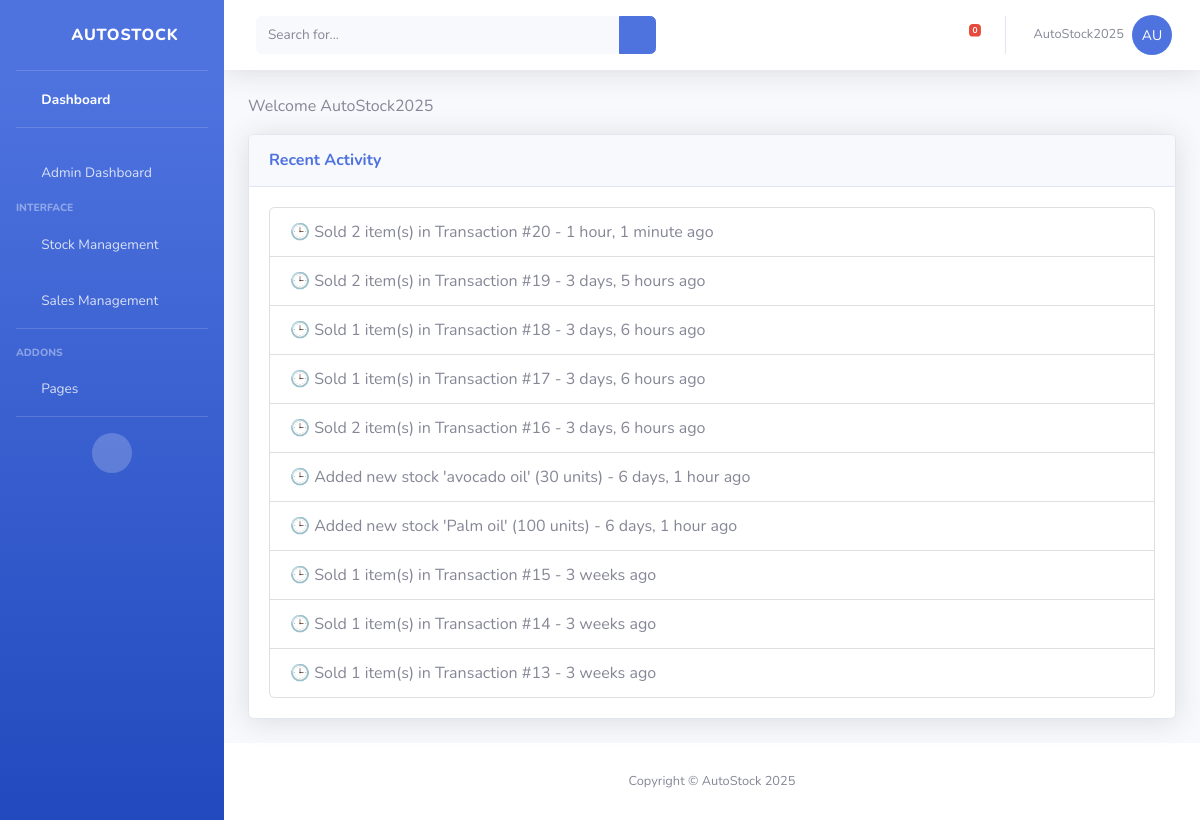
/ (signed in), run on the app's committed database.
### autoapp/models.py (models this page shows, shortened)
class ActivityLog(models.Model):
    user = models.ForeignKey(User, on_delete=models.CASCADE)
    action = models.CharField(max_length=255)
    timestamp = models.DateTimeField(auto_now_add=True)

### autoapp/views.py (the view)
# urls.py: path('', views.index, name='index'),
@login_required
def index(request):
    user = request.user
    today = now().date()
    profile = None
    if not user.is_superuser and hasattr(user, 'employeeprofile'):
        profile = user.employeeprofile
    activity_log = ActivityLog.objects.all().order_by('-timestamp')[:10]
    context = {
        "user": user,
        "profile": profile,
        "today": today,
        "activity_log": activity_log,
    }
    return render(request, "index.html", context)

### template/index.html (shortened to what this page needs)
<!DOCTYPE html>
<html lang="en">
<head>
    {% load static %}
    <link href="{% static 'vendor/fontawesome-free/css/all.min.css' %}" rel="stylesheet" type="text/css">
    <link href="{% static 'css/sb-admin-2.min.css' %}" rel="stylesheet">
</head>
<body id="page-top">
    <div id="wrapper">
        <ul class="navbar-nav bg-gradient-primary sidebar sidebar-dark accordion" id="accordionSidebar">
            <a class="sidebar-brand d-flex align-items-center justify-content-center" href="{% url 'index' %}">
                <div class="sidebar-brand-icon rotate-n-15">
                   <i class="fas fa-chart-line"></i>
                </div>
                <div class="sidebar-brand-text mx-3">AutoStock <sup></sup></div>
            </a>
            <hr class="sidebar-divider my-0">
            <li class="nav-item active">
                <a class="nav-link" href="{% url 'index' %}">
                    <i class="fas fa-fw fa-tachometer-alt"></i>
                    <span>Dashboard</span></a>
            </li>
            <hr class="sidebar-divider">
            {% if user.is_superuser %}
     <li class="nav-item">
        <a class="nav-link" href="{% url 'admin_dashboard' %}">
            <i class="fas fa-fw fa-user-shield"></i>
            <span>Admin Dashboard</span></a>
    </li>
{% endif %}
            <div class="sidebar-heading">
                Interface
            </div>
            <li class="nav-item">
                <a class="nav-link collapsed" href="#" data-toggle="collapse" data-target="#collapseTwo"
                    aria-expanded="true" aria-controls="collapseTwo">
                    <i class="fas fa-fw fa-cog"></i>
                    <span>Stock Management</span>
                </a>
            </li>
            <li class="nav-item">
                <a class="nav-link collapsed" href="#" data-toggle="collapse" data-target="#collapseUtilities"
                    aria-expanded="true" aria-controls="collapseUtilities">
                    <i class="fas fa-fw fa-wrench"></i>
                    <span>Sales Management</span>
                </a>
            </li>
            <hr class="sidebar-divider">
            <div class="sidebar-heading">
                Addons
            </div>
            <li class="nav-item">
                <a class="nav-link collapsed" href="#" data-toggle="collapse" data-target="#collapsePages"
                    aria-expanded="true" aria-controls="collapsePages">
                    <i class="fas fa-fw fa-folder"></i>
                    <span>Pages</span>
                </a>
            </li>
            <hr class="sidebar-divider d-none d-md-block">
            <div class="text-center d-none d-md-inline">
                <button class="rounded-circle border-0" id="sidebarToggle"></button>
            </div>
        </ul>
        <div id="content-wrapper" class="d-flex flex-column">
            <div id="content">
                <nav class="navbar navbar-expand navbar-light bg-white topbar mb-4 static-top shadow">
                    <form
                        class="d-none d-sm-inline-block form-inline mr-auto ml-md-3 my-2 my-md-0 mw-100 navbar-search">
                        <div class="input-group">
                            <input type="text" class="form-control bg-light border-0 small" placeholder="Search for..."
                                aria-label="Search" aria-describedby="basic-addon2">
                            <div class="input-group-append">
                                <button class="btn btn-primary" type="button">
                                    <i class="fas fa-search fa-sm"></i>
                                </button>
                            </div>
                        </div>
                    </form>
                    <ul class="navbar-nav ml-auto">
                        <li class="nav-item dropdown no-arrow mx-1">
                             <a class="nav-link dropdown-toggle" href="#" id="alertsDropdown" role="button"
                                data-toggle="dropdown" aria-haspopup="true" aria-expanded="false">
                                <i class="fas fa-bell fa-fw"></i>
                               <span class="badge badge-danger badge-counter" id="alertCounter">0</span>
                              </a>
                        </li>
                        <li class="nav-item dropdown no-arrow">
                            <a class="nav-link dropdown-toggle" href="#" id="userDropdown" role="button"
                                      data-toggle="dropdown" aria-haspopup="true" aria-expanded="false">
                                      <span class="mr-2 d-none d-lg-inline text-gray-600 small">{{ user.username }}</span>
                                 {% if user.is_authenticated %}
                                      <div class="img-profile rounded-circle bg-primary text-white d-flex justify-content-center align-items-center"
                                           style="width: 40px; height: 40px; font-size: 14px;">
                                            {{ user.username|slice:":2"|upper }}
                                      </div>
                                 {% endif %}
                            </a>
                        </li>
                    </ul>
                </nav>
                <div class="container-fluid">
  {% if request.user.is_authenticated %}
  {% if request.user.profile.role == 'boss' %}
    <p>Welcome Admin! You have full system access.</p>
  {% else %}
    <p>Welcome {{ request.user.username }}</p>
  {% endif %}
{% else %}
  <p>Welcome, guest! Please log in.</p>
{% endif %}
<div class="card shadow mb-4">
    <div class="card-header py-3">
        <h6 class="m-0 font-weight-bold text-primary">Recent Activity</h6>
    </div>
    <div class="card-body">
        <ul class="list-group">
            {% for activity in activity_log %}
                <li class="list-group-item">🕒 {{ activity.action }} - {{ activity.timestamp|timesince }} ago</li>
            {% empty %}
                <li class="list-group-item">No recent activity</li>
            {% endfor %}
        </ul>
    </div>
</div>
                </div>
            </div>
            <footer class="sticky-footer bg-white">
                <div class="container my-auto">
                    <div class="copyright text-center my-auto">
                        <span>Copyright &copy; AutoStock 2025</span>
                    </div>
                </div>
            </footer>
        </div>
    </div>
</body>
</html>

### data on the page
ActivityLog: action "Sold 2 item(s) in Transaction #20", timestamp "1 hour, 1 minute"
ActivityLog: action "Sold 2 item(s) in Transaction #19", timestamp "3 days, 5 hours"
ActivityLog: action "Sold 1 item(s) in Transaction #18", timestamp "3 days, 6 hours"
ActivityLog: action "Sold 1 item(s) in Transaction #17", timestamp "3 days, 6 hours"
ActivityLog: action "Sold 2 item(s) in Transaction #16", timestamp "3 days, 6 hours"
ActivityLog: action "Added new stock 'avocado oil' (30 units)", timestamp "6 days, 1 hour"
ActivityLog: action "Added new stock 'Palm oil' (100 units)", timestamp "6 days, 1 hour"
ActivityLog: action "Sold 1 item(s) in Transaction #15", timestamp "3 weeks"
ActivityLog: action "Sold 1 item(s) in Transaction #14", timestamp "3 weeks"
ActivityLog: action "Sold 1 item(s) in Transaction #13", timestamp "3 weeks"

### other printed values
{{ user.username }} "AutoStock2025"
{{ user.username|slice:":2"|upper }} "AU"
{{ request.user.username }} "AutoStock2025"
